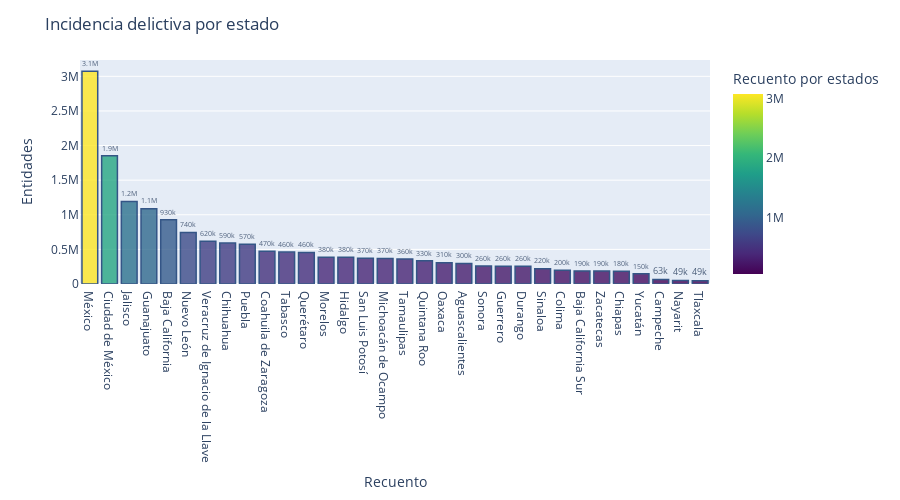

Source (notebook cell):
### Code cell
#Recunto edo
edo_recuento = df.groupby('Entidad')['Recuento'].sum().reset_index()
fig1 = px.bar(edo_recuento, x='Entidad', y='Recuento', text='Recuento', text_auto='.2s',
              color='Recuento', labels={'Recuento': 'Recuento por estados'},
              color_continuous_scale='Viridis')  
fig1.update_traces(marker_line_color='rgb(8,48,107)', marker_line_width=1.5,
                    opacity=0.8, textposition='inside') 
fig1.update_layout(title_text='Incidencia delictiva por estado', yaxis_title='Entidades',
                   xaxis_title='Recuento', height=500, xaxis={'categoryorder':'total descending'})
fig1.update_traces(textfont_size=12, textangle=0, textposition="outside", cliponaxis=False)
#fig1.update_layout(barmode='stack', xaxis={'categoryorder':'total descending'})
fig1.show()

### Figure 1 — Plotly figure (JSON) as saved in the notebook; plotly's stock layout.template omitted (floating-point values rounded to 4 significant figures)
{"data": [{"alignmentgroup": "True", "cliponaxis": false, "hovertemplate": "Entidad=%{x}<br>Recuento por estados=%{marker.color}<extra></extra>", "legendgroup": "", "marker": {"color": [295552, 926631, 189223, 63267, 182703, 591405, 1852285, 473502, 197053, 255587, 1088399, 255823, 384834, 1190493, 367354, 384846, 3074045, 49043, 743857, 308721, 574863, 455345, 334280, 370198, 222097, 260898, 461302, 361201, 48557, 617754, 146860, 188401], "coloraxis": "coloraxis", "line": {"color": "rgb(8,48,107)", "width": 1.5}, "pattern": {"shape": ""}}, "name": "", "offsetgroup": "", "opacity": 0.8, "orientation": "v", "showlegend": false, "text": [295552, 926631, 189223, 63267, 182703, 591405, 1852285, 473502, 197053, 255587, 1088399, 255823, 384834, 1190493, 367354, 384846, 3074045, 49043, 743857, 308721, 574863, 455345, 334280, 370198, 222097, 260898, 461302, 361201, 48557, 617754, 146860, 188401], "textangle": 0, "textfont": {"size": 12}, "textposition": "outside", "texttemplate": "%{y:.2s}", "type": "bar", "x": ["Aguascalientes", "Baja California", "Baja California Sur", "Campeche", "Chiapas", "Chihuahua", "Ciudad de México", "Coahuila de Zaragoza", "Colima", "Durango", "Guanajuato", "Guerrero", "Hidalgo", "Jalisco", "Michoacán de Ocampo", "Morelos", "México", "Nayarit", "Nuevo León", "Oaxaca", "Puebla", "Querétaro", "Quintana Roo", "San Luis Potosí", "Sinaloa", "Sonora", "Tabasco", "Tamaulipas", "Tlaxcala", "Veracruz de Ignacio de la Llave", "Yucatán", "Zacatecas"], "xaxis": "x", "y": [295552, 926631, 189223, 63267, 182703, 591405, 1852285, 473502, 197053, 255587, 1088399, 255823, 384834, 1190493, 367354, 384846, 3074045, 49043, 743857, 308721, 574863, 455345, 334280, 370198, 222097, 260898, 461302, 361201, 48557, 617754, 146860, 188401], "yaxis": "y"}], "layout": {"barmode": "relative", "coloraxis": {"colorbar": {"title": {"text": "Recuento por estados"}}, "colorscale": [[0, "#440154"], [0.1111, "#482878"], [0.2222, "#3e4989"], [0.3333, "#31688e"], [0.4444, "#26828e"], [0.5556, "#1f9e89"], [0.6667, "#35b779"], [0.7778, "#6ece58"], [0.8889, "#b5de2b"], [1, "#fde725"]]}, "height": 500, "legend": {"tracegroupgap": 0}, "margin": {"t": 60}, "title": {"text": "Incidencia delictiva por estado"}, "xaxis": {"anchor": "y", "categoryorder": "total descending", "domain": [0, 1], "title": {"text": "Recuento"}}, "yaxis": {"anchor": "x", "domain": [0, 1], "title": {"text": "Entidades"}}}}
